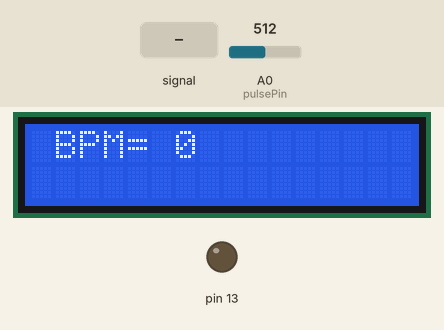
The sketch below on a simulated Arduino Uno, built with avr-gcc and run on an emulated ATmega328P. Parts: 16×2 character LCD, output pins drawn as LEDs (lit = HIGH). The test bench sets the inputs (shaded band); at power-on: A0 (pulsePin) = 512. What the sketch prints to the serial monitor is not drawn.

Above: at 1.2 s.
1.3 s: A0 (pulsePin) fed a 200 Hz sine of ±81 counts around its level
At 2.45 s:
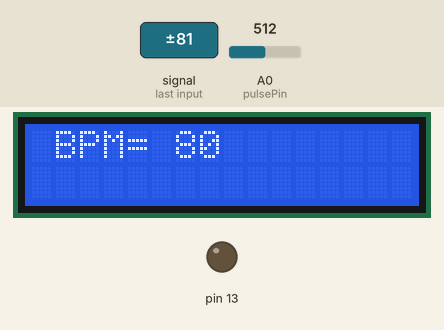
3.1 s: A0 (pulsePin) set to 716
At 4.3 s:
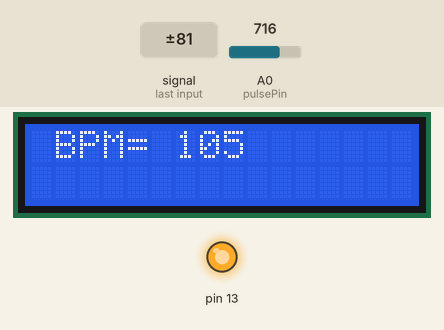
4.7 s: A0 (pulsePin) fed a 1000 Hz sine of ±255 counts around its level
At 7.6 s:
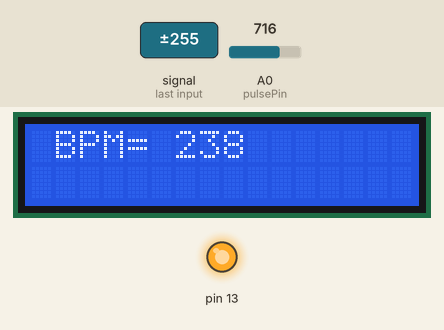
7.7 s: A0 (pulsePin) set to 900
At 8.3 s:
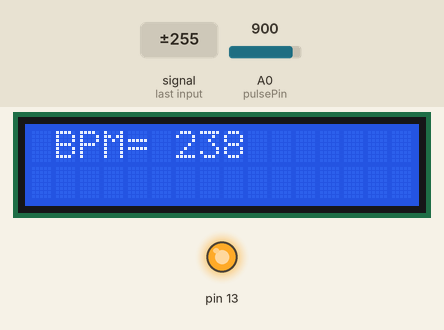
9.2 s: A0 (pulsePin) set to 531
10.7 s: A0 (pulsePin) set to 500
At 11.6 s:
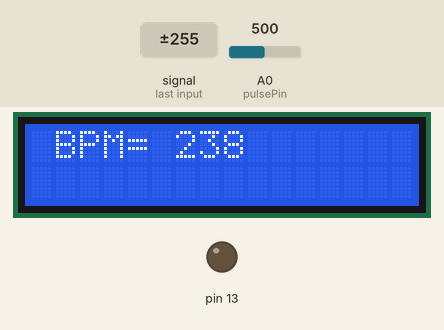
Timing chart, 0 to 13.2 s (numbered marks = the images above; inputs shaded):
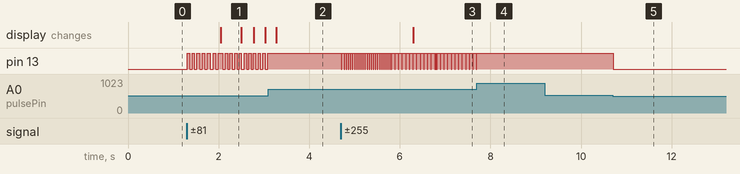

Measured:
- the behaviour switches between 515 and 514 on A0 (pulsePin) (found by bisection; images 4 and 5)
- after the input at 1.3 s, pin 13: goes 6 × (HIGH 0.05 s, LOW 0.06 s), HIGH 0.10 s, 9 × (LOW 0.05 s, HIGH 0.05 s), LOW 0.05 s, then HIGH, starting at once; the display: changes after 0.75 s (image 1)
- after the input at 3.1 s, pin 13: stops changing and stays HIGH
- after the input at 4.7 s, the display: changes after 1.6 s (image 3)
- after the input at 7.7 s, pin 13: goes on until 7.7 s, then stays HIGH
- after the input at 9.2 s, every drawn part: stays the same
- after the input at 10.7 s, pin 13: HIGH → LOW at once
- what the display in image 1 shows lasts 0.5 s, from 2.0 s to 2.5 s

The sketch:

ECG.ino.ino
```cpp
// Medidor de pulso cardiaco

// Visualiza en LCD 16x2 el valor de BPM, grafica el ritmo cardiaco por el Serial Plotter y pulso por el pin 13
// Conexion Sensor Pulsos -> Arduino UNO:   S -> A0 , Vcc -> 5V , (-) -> GND
// Conexion i2C -> Arduino UNO:  SCL-> A5   SDA->A4  VCC->5V  GND->GND

#include <LiquidCrystal_I2C.h>
LiquidCrystal_I2C lcd(0x27,16,2);   // inicializa la interfaz I2C del LCD 16x2
int pulsePin = 0;                   // Sensor de Pulso conectado al puerto A0
// Estas variables son volatiles porque son usadas durante la rutina de interrupcion en la segunda Pestaña
volatile int BPM;                   // Pulsaciones por minuto
volatile int Signal;                // Entrada de datos del sensor de pulsos
volatile int IBI = 600;             // tiempo entre pulsaciones
volatile boolean Pulse = false;     // Verdadero cuando la onda de pulsos es alta, falso cuando es Baja
volatile boolean QS = false;        // Verdadero cuando el Arduino Busca un pulso del Corazon

void setup(){
 pinMode(13, OUTPUT);
 lcd.init();                         // Se inicializa el LCD 16x2
 lcd.backlight();
 lcd.clear();
 Serial.begin(9600);                // Puerto serial configurado a 9600 Baudios
 interruptSetup();                  // Configura la interrucion para leer el sensor de pulsos cada 2mS
}

void loop(){
 int pulso = analogRead(A0);           //Lee el valor del pulsometro conectado al puerto Analogo A0
 if (pulso >= 515) {                   // Enciende led 13 cuando el pulso pasa de un valor (debe ajustarse)
    digitalWrite(13, HIGH);
 }
 else{
    digitalWrite(13, LOW);
 }
   lcd.setCursor(1,0);                   //Muestra en el LCD el valor de BPM
   lcd.print("BPM= ");
   lcd.print(BPM);
   lcd.print("   ");
   //Serial.print("BPM = ");  Serial.println(BPM); //Habilitar estas linea para ver BPM en el monitor serial pero deshabilitar la siguiente
   Serial.println(pulso);                          // envia el valor del pulso por el puerto serie  (desabilitarla si habilita la anterior linea)
  if (QS == true){                       // Bandera del Quantified Self es verdadera cuando el Arduino busca un pulso del corazon
    QS = false;                          // Reset a la bandera del Quantified Self
  }
}
```

Interrupt.ino
```cpp
volatile int rate[10];                    // array to hold last ten IBI values
volatile unsigned long sampleCounter = 0;          // used to determine pulse timing
volatile unsigned long lastBeatTime = 0;           // used to find IBI
volatile int P =512;                      // used to find peak in pulse wave, seeded
volatile int T = 512;                     // used to find trough in pulse wave, seeded
volatile int thresh = 512;                // used to find instant moment of heart beat, seeded
volatile int amp = 100;                   // used to hold amplitude of pulse waveform, seeded
volatile boolean firstBeat = true;        // used to seed rate array so we startup with reasonable BPM
volatile boolean secondBeat = false;      // used to seed rate array so we startup with reasonable BPM

void interruptSetup(){
  // Initializes Timer2 to throw an interrupt every 2mS.
  TCCR2A = 0x02;     // DISABLE PWM ON DIGITAL PINS 3 AND 11, AND GO INTO CTC MODE
  TCCR2B = 0x06;     // DON'T FORCE COMPARE, 256 PRESCALER
  OCR2A = 0X7C;      // SET THE TOP OF THE COUNT TO 124 FOR 500Hz SAMPLE RATE
  TIMSK2 = 0x02;     // ENABLE INTERRUPT ON MATCH BETWEEN TIMER2 AND OCR2A
  sei();             // MAKE SURE GLOBAL INTERRUPTS ARE ENABLED
}

// THIS IS THE TIMER 2 INTERRUPT SERVICE ROUTINE.
// Timer 2 makes sure that we take a reading every 2 miliseconds
ISR(TIMER2_COMPA_vect){                         // triggered when Timer2 counts to 124
  cli();                                      // disable interrupts while we do this
  Signal = analogRead(pulsePin);              // read the Pulse Sensor
  sampleCounter += 2;                         // keep track of the time in mS with this variable
  int N = sampleCounter - lastBeatTime;       // monitor the time since the last beat to avoid noise

    //  find the peak and trough of the pulse wave
  if(Signal < thresh && N > (IBI/5)*3){       // avoid dichrotic noise by waiting 3/5 of last IBI
    if (Signal < T){                        // T is the trough
      T = Signal;                         // keep track of lowest point in pulse wave

    }
  }

  if(Signal > thresh && Signal > P){          // thresh condition helps avoid noise
    P = Signal;                             // P is the peak
  }                                        // keep track of highest point in pulse wave

  //  NOW IT'S TIME TO LOOK FOR THE HEART BEAT
  // signal surges up in value every time there is a pulse
  if (N > 250){                                   // avoid high frequency noise
    if ( (Signal > thresh) && (Pulse == false) && (N > (IBI/5)*3) ){
      Pulse = true;                               // set the Pulse flag when we think there is a pulse

        IBI = sampleCounter - lastBeatTime;         // measure time between beats in mS
      lastBeatTime = sampleCounter;               // keep track of time for next pulse

      if(secondBeat){                        // if this is the second beat, if secondBeat == TRUE
        secondBeat = false;                  // clear secondBeat flag
        for(int i=0; i<=9; i++){             // seed the running total to get a realisitic BPM at startup
          rate[i] = IBI;
        }
      }

      if(firstBeat){                         // if it's the first time we found a beat, if firstBeat == TRUE
        firstBeat = false;                   // clear firstBeat flag
        secondBeat = true;                   // set the second beat flag
        sei();                               // enable interrupts again
        return;                              // IBI value is unreliable so discard it
      }


      // keep a running total of the last 10 IBI values
      word runningTotal = 0;                  // clear the runningTotal variable

      for(int i=0; i<=8; i++){                // shift data in the rate array
        rate[i] = rate[i+1];                  // and drop the oldest IBI value
        runningTotal += rate[i];              // add up the 9 oldest IBI values
      }

      rate[9] = IBI;                          // add the latest IBI to the rate array
      runningTotal += rate[9];                // add the latest IBI to runningTotal
      runningTotal /= 10;                     // average the last 10 IBI values
      BPM = 60000/runningTotal;               // how many beats can fit into a minute? that's BPM!
      QS = true;                              // set Quantified Self flag
      // QS FLAG IS NOT CLEARED INSIDE THIS ISR
    }
  }

  if (Signal < thresh && Pulse == true){   // when the values are going down, the beat is over

    Pulse = false;                         // reset the Pulse flag so we can do it again
    amp = P - T;                           // get amplitude of the pulse wave
    thresh = amp/2 + T;                    // set thresh at 50% of the amplitude
    P = thresh;                            // reset these for next time
    T = thresh;
  }

  if (N > 2500){                           // if 2.5 seconds go by without a beat
    thresh = 512;                          // set thresh default
    P = 512;                               // set P default
    T = 512;                               // set T default
    lastBeatTime = sampleCounter;          // bring the lastBeatTime up to date
    firstBeat = true;                      // set these to avoid noise
    secondBeat = false;                    // when we get the heartbeat back
  }

  sei();                                   // enable interrupts when youre done!
}// end isr
```
